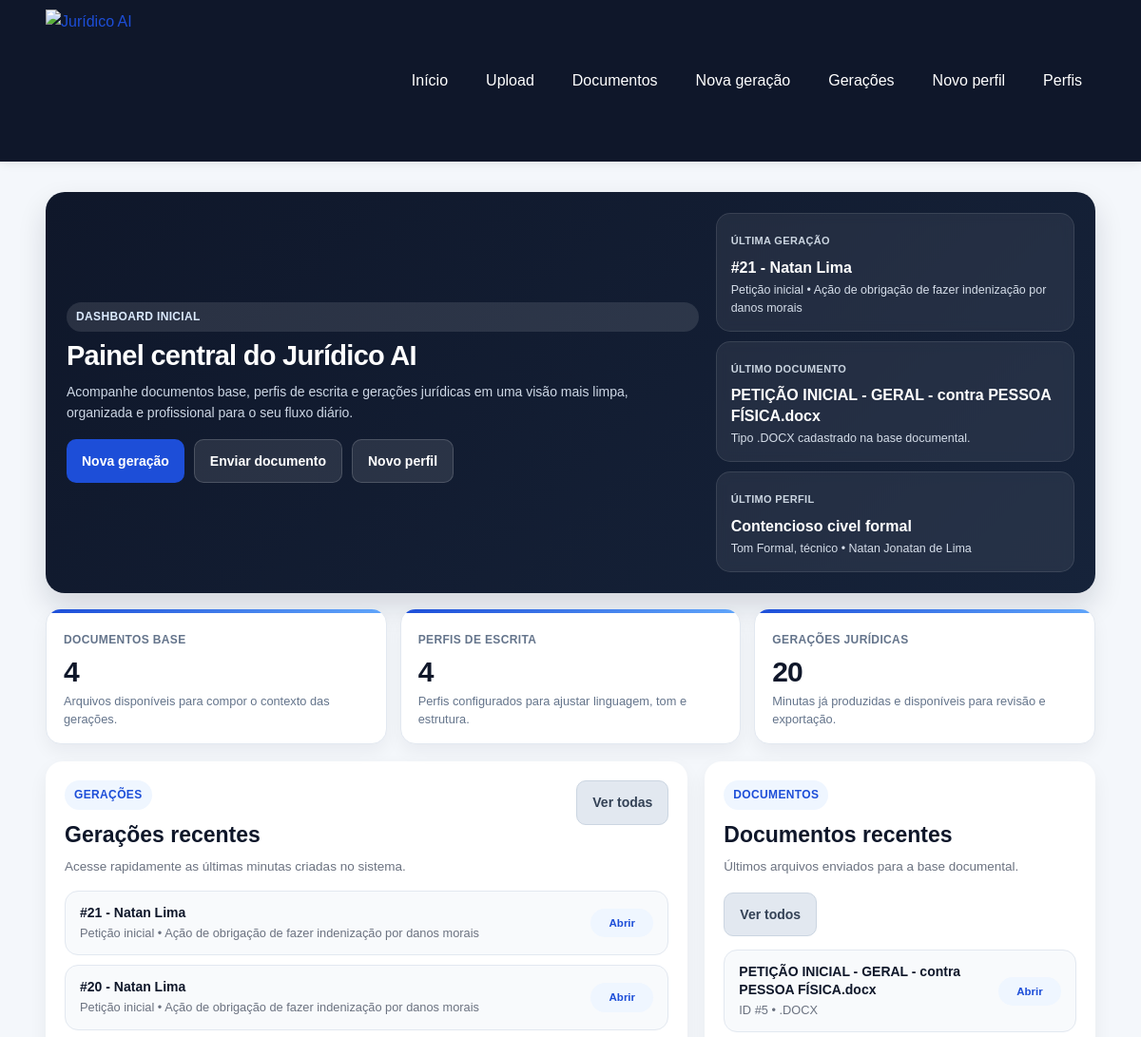
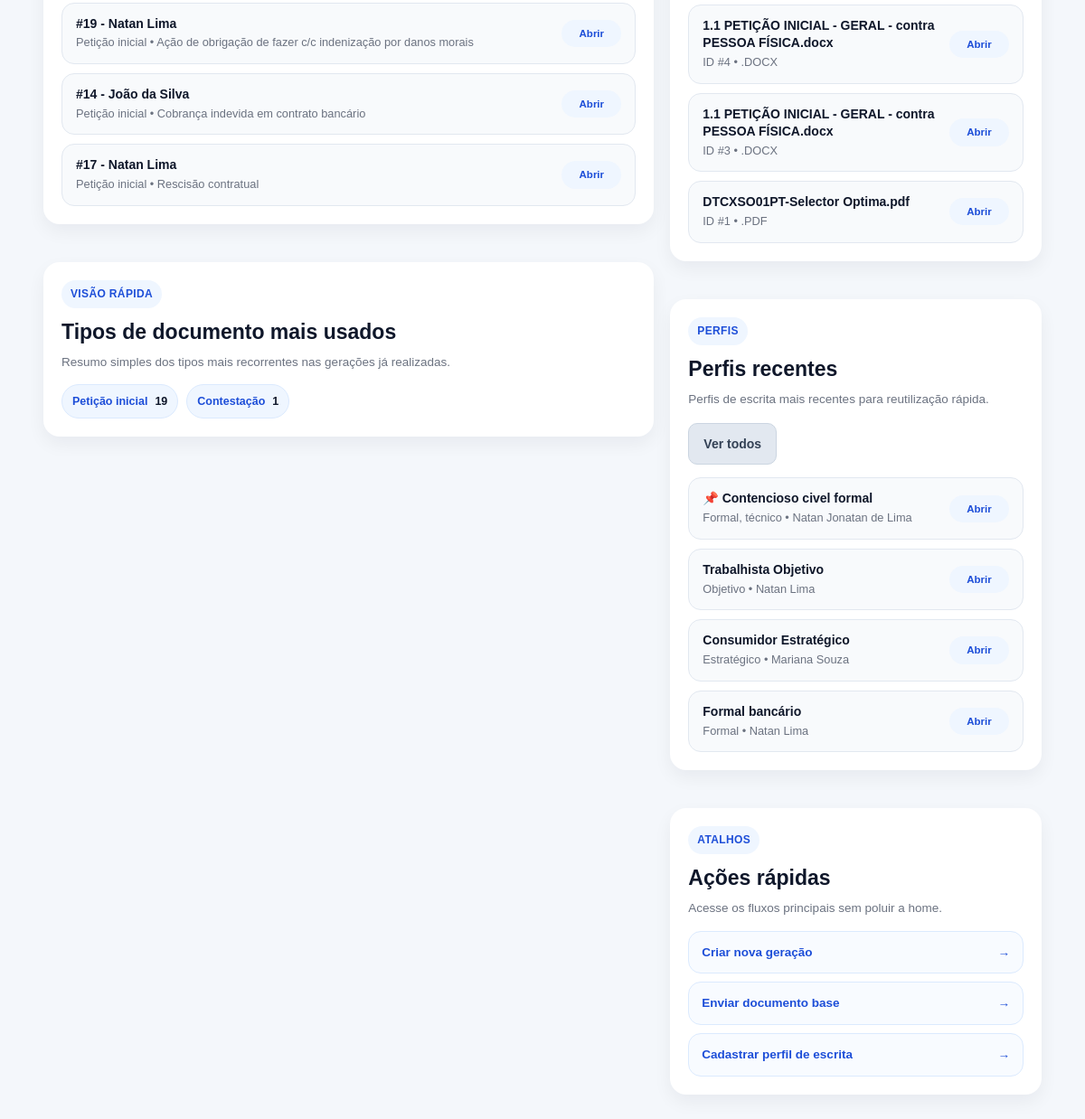
Before: / with the older database file (2 pictures, top to bottom).
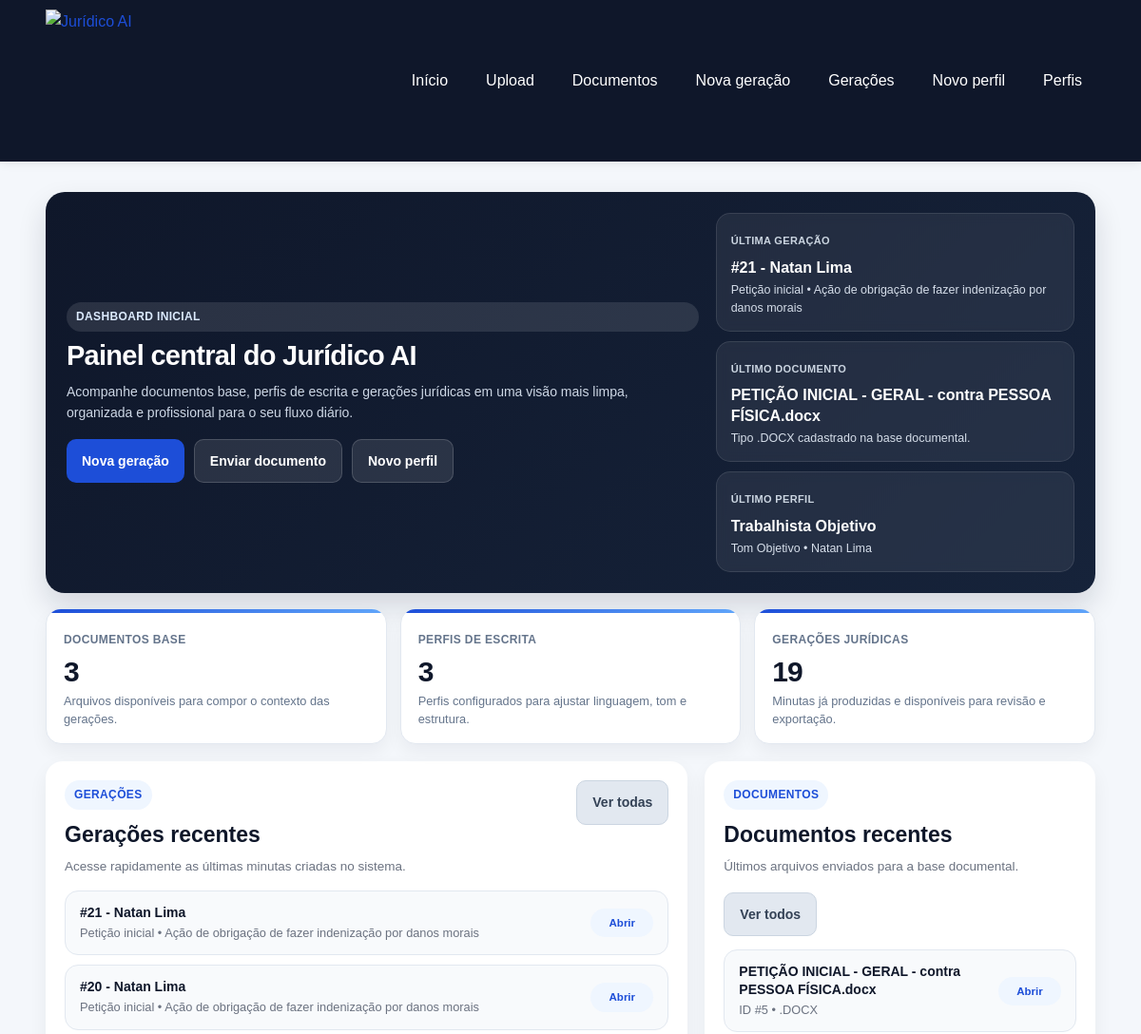
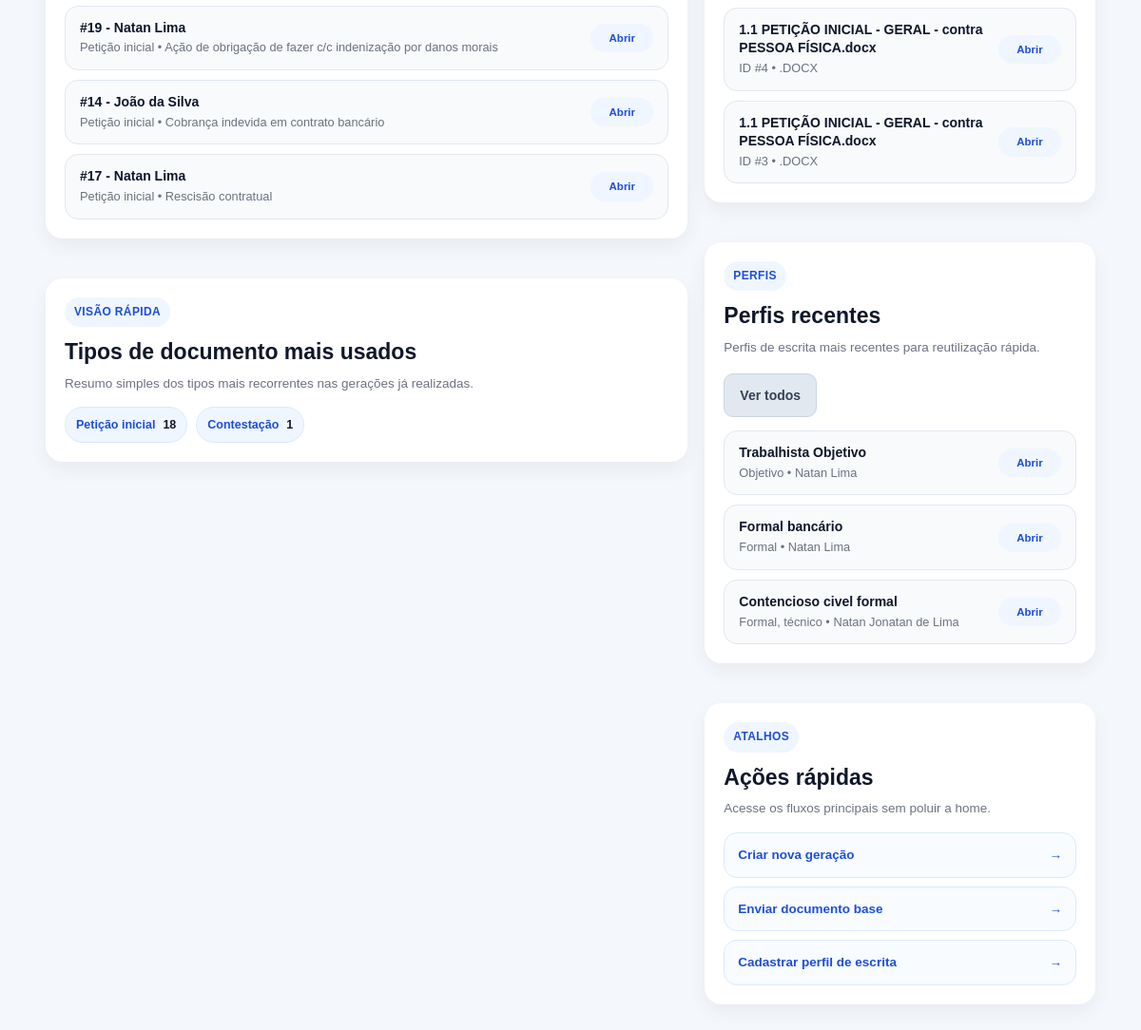
After: the same page with the newer database file (2 pictures, top to bottom).
### app/models/writing_profile.py (models this page shows)
class WritingProfile(Base):
    __tablename__ = "writing_profiles"
    id = Column(Integer, primary_key=True, index=True)
    profile_name = Column(String(150), nullable=False)
    lawyer_name = Column(String(150), nullable=True)
    office_name = Column(String(200), nullable=True)
    tone = Column(String(100), nullable=False, default="Formal")
    qualification_style = Column(
        Text,
        nullable=True,
        default="já qualificado(a) nos autos ou a ser devidamente qualificado(a)",
    )
    opening_phrase = Column(
        Text,
        nullable=True,
        default="vem, com o devido respeito, à presença de Vossa Excelência, apresentar a presente:",
    )
    closing_phrase = Column(
        Text,
        nullable=True,
        default="Termos em que,\nPede deferimento.",
    )
    request_intro = Column(
        Text,
        nullable=True,
        default="Diante do exposto, requer:",
    )
    legal_style_notes = Column(
        Text,
        nullable=True,
        default="Utilizar linguagem jurídica formal, objetiva e técnica.",
    )
    recurring_expressions = Column(
        Text,
        nullable=True,
        default="data venia; conforme entendimento jurisprudencial; nos termos da legislação aplicável",
    )
    is_active = Column(Boolean, default=False, nullable=False)
    is_pinned = Column(Boolean, default=False, nullable=False)
    created_at = Column(DateTime(timezone=True), server_default=func.now())

### app/models/generation.py (models this page shows)
class Generation(Base):
    __tablename__ = "generations"
    id = Column(Integer, primary_key=True, index=True)
    client_name = Column(String(255), nullable=False)
    document_type = Column(String(255), nullable=False)
    case_subject = Column(String(255), nullable=False)
    facts = Column(Text, nullable=False)
    requests = Column(Text, nullable=False)
    legal_basis = Column(Text, nullable=True)
    context_used = Column(Text, nullable=False)
    generated_text = Column(Text, nullable=False)
    source_document_ids = Column(Text, nullable=True)
    writing_profile_id = Column(
        Integer,
        ForeignKey("writing_profiles.id"),
        nullable=True,
    )
    is_pinned = Column(Boolean, default=False, nullable=False)
    created_at = Column(
        DateTime,
        default=agora_brasil,
        nullable=False,
    )
    updated_at = Column(
        DateTime,
        default=agora_brasil,
        nullable=False,
    )
    writing_profile = relationship("WritingProfile")

### app/models/document.py (models this page shows)
class Document(Base):
    __tablename__ = "documents"
    id = Column(Integer, primary_key=True, index=True)
    original_filename = Column(String(255), nullable=False)
    saved_filename = Column(String(255), nullable=False)
    file_path = Column(String(500), nullable=False)
    file_type = Column(String(20), nullable=False)
    extracted_text = Column(Text, nullable=False)
    created_at = Column(DateTime(timezone=True), server_default=func.now(), nullable=False)

### app/routers/home.py (the view)
@router.get("/", response_class=HTMLResponse)
def home_page(request: Request, db: Session = Depends(get_db)):
    total_documents = db.query(Document).count()
    total_profiles = db.query(WritingProfile).count()
    total_generations = db.query(Generation).count()
    recent_documents = (
        db.query(Document)
        .order_by(Document.created_at.desc(), Document.id.desc())
        .limit(4)
        .all()
    )
    recent_profiles = (
        db.query(WritingProfile)
        .order_by(WritingProfile.is_pinned.desc(), WritingProfile.created_at.desc(), WritingProfile.id.desc())
        .limit(4)
        .all()
    )
    recent_generations = (
        db.query(Generation)
        .order_by(Generation.is_pinned.desc(), Generation.updated_at.desc(), Generation.id.desc())
        .limit(5)
        .all()
    )
    generation_types = []
    for generation in db.query(Generation).all():
        tipo = (generation.document_type or "Não informado").strip()
        generation_types.append(tipo or "Não informado")
    generation_type_summary = [
        {"label": label, "count": count}
        for label, count in Counter(generation_types).most_common(5)
    ]
    latest_generation = recent_generations[0] if recent_generations else None
    latest_document = recent_documents[0] if recent_documents else None
    latest_profile = recent_profiles[0] if recent_profiles else None
    return templates.TemplateResponse(
        "index.html",
        {
            "request": request,
            "title": "Página inicial",
            "total_documents": total_documents,
            "total_profiles": total_profiles,
            "total_generations": total_generations,
            "recent_documents": recent_documents,
            "recent_profiles": recent_profiles,
            "recent_generations": recent_generations,
            "generation_type_summary": generation_type_summary,
            "latest_generation": latest_generation,
            "latest_document": latest_document,
            "latest_profile": latest_profile,
        },
    )

### app/templates/index.html (shortened to what the changed rows need)
{% extends "base.html" %}
{% block content %}
<section class="home-dashboard">
    <section class="home-hero-refinado home-hero-refinado-premium home-hero-refinado-final">
        <div class="home-hero-bloco-principal">
            <h2 class="home-hero-titulo">Painel central do Jurídico AI</h2>
        </div>
        <div class="home-hero-resumo home-hero-resumo-premium home-hero-resumo-final">
            <div class="home-resumo-card home-resumo-card-premium home-resumo-card-final">
                <span class="info-label">Última geração</span>
                <span class="home-resumo-valor">
                    {% if latest_generation %}
                        #{{ latest_generation.id }} - {{ latest_generation.client_name }}
                    {% else %}
                        Nenhuma geração ainda
                    {% endif %}
                </span>
                <p>
                    {% if latest_generation %}
                        {{ latest_generation.document_type }} • {{ latest_generation.case_subject }}
                    {% else %}
                        Assim que você gerar a primeira minuta, ela aparecerá aqui.
                    {% endif %}
                </p>
            </div>
            <div class="home-resumo-card home-resumo-card-premium home-resumo-card-final">
                <span class="info-label">Último documento</span>
                <span class="home-resumo-valor">
                    {% if latest_document %}
                        {{ latest_document.original_filename }}
                    {% else %}
                        Nenhum documento enviado
                    {% endif %}
                </span>
                <p>
                    {% if latest_document %}
                        Tipo {{ latest_document.file_type | upper }} cadastrado na base documental.
                    {% else %}
                        Faça upload dos seus modelos e referências jurídicas.
                    {% endif %}
                </p>
            </div>
            <div class="home-resumo-card home-resumo-card-premium home-resumo-card-final">
                <span class="info-label">Último perfil</span>
                <span class="home-resumo-valor">
                    {% if latest_profile %}
                        {{ latest_profile.profile_name }}
                    {% else %}
                        Nenhum perfil cadastrado
                    {% endif %}
                </span>
                <p>
                    {% if latest_profile %}
                        Tom {{ latest_profile.tone }}{% if latest_profile.lawyer_name %} • {{ latest_profile.lawyer_name }}{% endif %}
                    {% else %}
                        Cadastre perfis para personalizar o estilo das minutas.
                    {% endif %}
                </p>
            </div>
        </div>
    </section>
    <section class="home-metricas-refinadas home-metricas-refinadas-premium home-metricas-final">
        <article class="home-metrica-refinada home-metrica-refinada-premium home-metrica-final">
            <span class="info-label">Documentos base</span>
            <span class="home-metrica-numero">{{ total_documents }}</span>
            <p>Arquivos disponíveis para compor o contexto das gerações.</p>
        </article>
        <article class="home-metrica-refinada home-metrica-refinada-premium home-metrica-final">
            <span class="info-label">Perfis de escrita</span>
            <span class="home-metrica-numero">{{ total_profiles }}</span>
            <p>Perfis configurados para ajustar linguagem, tom e estrutura.</p>
        </article>
        <article class="home-metrica-refinada home-metrica-refinada-premium home-metrica-final">
            <span class="info-label">Gerações jurídicas</span>
            <span class="home-metrica-numero">{{ total_generations }}</span>
            <p>Minutas já produzidas e disponíveis para revisão e exportação.</p>
        </article>
    </section>
    <section class="home-grid-principal home-grid-principal-premium home-grid-principal-final">
        <div class="home-coluna-principal-premium home-coluna-principal-final">
            <section class="card home-card-refinado home-card-premium home-card-final">
                <div class="cabecalho-pagina cabecalho-home-premium cabecalho-home-final">
                    <div>
                        <h2>Gerações recentes</h2>
                    </div>
                </div>
                {% if recent_generations %}
                    <div class="home-lista-refinada home-lista-refinada-premium home-lista-final">
                        {% for generation in recent_generations %}
                            <a class="home-lista-item-refinado home-lista-item-premium home-lista-item-final" href="/generations/{{ generation.id }}">
                                <div class="home-lista-texto">
                                    <strong>{% if generation.is_pinned %}📌 {% endif %}#{{ generation.id }} - {{ generation.client_name }}</strong>
                                    <p>{{ generation.document_type }} • {{ generation.case_subject }}</p>
                                </div>
                                <span class="home-lista-tag home-lista-tag-premium home-lista-tag-final">Abrir</span>
                            </a>
                        {% endfor %}
                    </div>
                {% else %}
                    <div class="empty-state empty-state-home">
                        <p>Nenhuma geração cadastrada até o momento.</p>
                    </div>
                {% endif %}
            </section>
            <section class="card home-card-refinado home-card-premium home-card-final">
                <div class="cabecalho-pagina cabecalho-home-premium cabecalho-home-final">
                    <div>
                        <h2>Tipos de documento mais usados</h2>
                    </div>
                </div>
                {% if generation_type_summary %}
                    <div class="home-tipos-lista home-tipos-lista-premium home-tipos-lista-final">
                        {% for item in generation_type_summary %}
                            <span class="home-tipo-chip home-tipo-chip-premium home-tipo-chip-final">
                                {{ item.label }} <strong>{{ item.count }}</strong>
                            </span>
                        {% endfor %}
                    </div>
                {% else %}
                    <div class="empty-state empty-state-home">
                        <p>Os tipos de documento aparecerão aqui após as primeiras gerações.</p>
                    </div>
                {% endif %}
            </section>
        </div>
        <div class="home-coluna-secundaria home-coluna-secundaria-premium home-coluna-secundaria-final">
            <section class="card home-card-refinado home-card-premium home-card-final">
                <div class="cabecalho-pagina cabecalho-home-premium cabecalho-home-final">
                    <div>
                        <h2>Documentos recentes</h2>
                    </div>
                </div>
                {% if recent_documents %}
                    <div class="home-lista-refinada home-lista-refinada-premium home-lista-final">
                        {% for document in recent_documents %}
                            <a class="home-lista-item-refinado home-lista-item-premium home-lista-item-final" href="/documents/{{ document.id }}">
                                <div class="home-lista-texto">
                                    <strong>{{ document.original_filename }}</strong>
                                    <p>ID #{{ document.id }} • {{ document.file_type | upper }}</p>
                                </div>
                                <span class="home-lista-tag home-lista-tag-premium home-lista-tag-final">Abrir</span>
                            </a>
                        {% endfor %}
                    </div>
                {% else %}
                    <div class="empty-state empty-state-home">
                        <p>Nenhum documento cadastrado ainda.</p>
                    </div>
                {% endif %}
            </section>
            <section class="card home-card-refinado home-card-premium home-card-final">
                <div class="cabecalho-pagina cabecalho-home-premium cabecalho-home-final">
                    <div>
                        <h2>Perfis recentes</h2>
                    </div>
                </div>
                {% if recent_profiles %}
                    <div class="home-lista-refinada home-lista-refinada-premium home-lista-final">
                        {% for profile in recent_profiles %}
                            <a class="home-lista-item-refinado home-lista-item-premium home-lista-item-final" href="/writing-profiles/{{ profile.id }}/edit">
                                <div class="home-lista-texto">
                                    <strong>{% if profile.is_pinned %}📌 {% endif %}{{ profile.profile_name }}</strong>
                                    <p>{{ profile.tone }}{% if profile.lawyer_name %} • {{ profile.lawyer_name }}{% endif %}</p>
                                </div>
                                <span class="home-lista-tag home-lista-tag-premium home-lista-tag-final">Abrir</span>
                            </a>
                        {% endfor %}
                    </div>
                {% else %}
                    <div class="empty-state empty-state-home">
                        <p>Nenhum perfil cadastrado ainda.</p>
                    </div>
                {% endif %}
            </section>
            <section class="card home-card-refinado home-card-premium home-card-final">
                <div class="cabecalho-pagina cabecalho-home-premium cabecalho-home-final">
                    <div>
                        <h2>Ações rápidas</h2>
                    </div>
                </div>
            </section>
        </div>
    </section>
</section>
{% endblock %}

Changed rows visible on the page:
removed Document: original_filename "DTCXSO01PT-Selector Optima.pdf", id "1", file_type ".PDF"
removed WritingProfile: profile_name "Consumidor Estratégico", tone "Estratégico", lawyer_name "Mariana Souza"
computed for Generation (number 6 of 7 on the later page): count "19" → "18"
changed WritingProfile "Contencioso civel formal": no longer shows "📌"; moves down the list
Other visible differences:
{{ latest_profile.profile_name }}: "Contencioso civel formal" → "Trabalhista Objetivo"
{{ latest_profile.tone }}: "Formal, técnico" → "Objetivo"
{{ latest_profile.lawyer_name }}: "Natan Jonatan de Lima" → "Natan Lima"
{{ total_documents }}: "4" → "3"
{{ total_profiles }}: "4" → "3"
{{ total_generations }}: "20" → "19"
